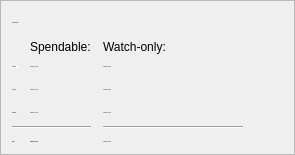
        <widget class="QFrame" name="frame">
         <property name="styleSheet">
          <string notr="true"/>
         </property>
         <property name="frameShape">
          <enum>QFrame::StyledPanel</enum>
         </property>
         <property name="frameShadow">
          <enum>QFrame::Raised</enum>
         </property>
         <layout class="QVBoxLayout" name="verticalLayout_4">
          <item>
           <layout class="QHBoxLayout" name="horizontalLayout_4">
            <item>
             <widget class="QLabel" name="label_5">
              <property name="font">
               <font>
                <pointsize>-1</pointsize>
               </font>
              </property>
              <property name="text">
               <string>UOU Balances</string>
              </property>
             </widget>
            </item>
            <item>
             <widget class="QPushButton" name="labelWalletStatus">
              <property name="enabled">
               <bool>false</bool>
              </property>
              <property name="maximumSize">
               <size>
                <width>30</width>
                <height>16777215</height>
               </size>
              </property>
              <property name="toolTip">
               <string>The displayed information may be out of date. Your wallet automatically synchronizes with the UOU network after a connection is established, but this process has not completed yet.</string>
              </property>
              <property name="text">
               <string/>
              </property>
              <property name="icon">
               <iconset resource="../bitcoin.qrc">
                <normaloff>:/icons/warning</normaloff>
                <disabledoff>:/icons/warning</disabledoff>:/icons/warning</iconset>
              </property>
              <property name="iconSize">
               <size>
                <width>24</width>
                <height>24</height>
               </size>
              </property>
              <property name="flat">
               <bool>true</bool>
              </property>
             </widget>
            </item>
            <item>
             <spacer name="horizontalSpacer_3">
              <property name="orientation">
               <enum>Qt::Horizontal</enum>
              </property>
              <property name="sizeHint" stdset="0">
               <size>
                <width>20</width>
                <height>20</height>
               </size>
              </property>
             </spacer>
            </item>
           </layout>
          </item>
          <item>
           <layout class="QGridLayout" name="gridLayout">
            <property name="spacing">
             <number>12</number>
            </property>
            <item row="4" column="2">
             <widget class="Line" name="lineWatchBalance">
              <property name="sizePolicy">
               <sizepolicy hsizetype="Preferred" vsizetype="Fixed">
                <horstretch>0</horstretch>
                <verstretch>0</verstretch>
               </sizepolicy>
              </property>
              <property name="minimumSize">
               <size>
                <width>140</width>
                <height>0</height>
               </size>
              </property>
              <property name="orientation">
               <enum>Qt::Horizontal</enum>
              </property>
             </widget>
            </item>
            <item row="0" column="1">
             <widget class="QLabel" name="labelSpendable">
              <property name="text">
               <string>Spendable:</string>
              </property>
              <property name="alignment">
               <set>Qt::AlignLeading|Qt::AlignLeft|Qt::AlignVCenter</set>
              </property>
             </widget>
            </item>
            <item row="2" column="1">
             <widget class="QLabel" name="labelUnconfirmed">
              <property name="font">
               <font>
                <pointsize>-1</pointsize>
                <weight>50</weight>
                <bold>false</bold>
               </font>
              </property>
              <property name="cursor">
               <cursorShape>IBeamCursor</cursorShape>
              </property>
              <property name="toolTip">
               <string>Total of transactions that have yet to be confirmed, and do not yet count toward the spendable balance</string>
              </property>
              <property name="styleSheet">
               <string notr="true">QLabel{
font-weight:normal;
color:#000;
}</string>
              </property>
              <property name="text">
               <string notr="true">0.000 000 00 UOU</string>
              </property>
              <property name="alignment">
               <set>Qt::AlignLeading|Qt::AlignLeft|Qt::AlignVCenter</set>
              </property>
              <property name="textInteractionFlags">
               <set>Qt::LinksAccessibleByMouse|Qt::TextSelectableByKeyboard|Qt::TextSelectableByMouse</set>
              </property>
             </widget>
            </item>
            <item row="1" column="2">
             <widget class="QLabel" name="labelWatchAvailable">
              <property name="font">
               <font>
                <pointsize>-1</pointsize>
               </font>
              </property>
              <property name="cursor">
               <cursorShape>IBeamCursor</cursorShape>
              </property>
              <property name="toolTip">
               <string>Your current balance in watch-only addresses</string>
              </property>
              <property name="text">
               <string notr="true">0.000 000 00 UOU</string>
              </property>
              <property name="alignment">
               <set>Qt::AlignLeading|Qt::AlignLeft|Qt::AlignVCenter</set>
              </property>
              <property name="textInteractionFlags">
               <set>Qt::LinksAccessibleByMouse|Qt::TextSelectableByKeyboard|Qt::TextSelectableByMouse</set>
              </property>
             </widget>
            </item>
            <item row="2" column="3">
             <spacer name="horizontalSpacer_2">
              <property name="orientation">
               <enum>Qt::Horizontal</enum>
              </property>
              <property name="sizeHint" stdset="0">
               <size>
                <width>40</width>
                <height>20</height>
               </size>
              </property>
             </spacer>
            </item>
            <item row="5" column="2">
             <widget class="QLabel" name="labelWatchTotal">
              <property name="font">
               <font>
                <pointsize>-1</pointsize>
               </font>
              </property>
              <property name="cursor">
               <cursorShape>IBeamCursor</cursorShape>
              </property>
              <property name="toolTip">
               <string>Current total balance in watch-only addresses</string>
              </property>
              <property name="text">
               <string notr="true">0.000 000 00 UOU</string>
              </property>
              <property name="alignment">
               <set>Qt::AlignLeading|Qt::AlignLeft|Qt::AlignVCenter</set>
              </property>
              <property name="textInteractionFlags">
               <set>Qt::LinksAccessibleByMouse|Qt::TextSelectableByKeyboard|Qt::TextSelectableByMouse</set>
              </property>
             </widget>
            </item>
            <item row="0" column="2">
             <widget class="QLabel" name="labelWatchonly">
              <property name="text">
               <string>Watch-only:</string>
              </property>
              <property name="alignment">
               <set>Qt::AlignLeading|Qt::AlignLeft|Qt::AlignVCenter</set>
              </property>
             </widget>
            </item>
            <item row="1" column="1">
             <widget class="QLabel" name="labelBalance">
              <property name="font">
               <font>
                <pointsize>-1</pointsize>
                <weight>50</weight>
                <bold>false</bold>
               </font>
              </property>
              <property name="cursor">
               <cursorShape>IBeamCursor</cursorShape>
              </property>
              <property name="toolTip">
               <string>Your current spendable balance</string>
              </property>
              <property name="styleSheet">
               <string notr="true">font-weight:normal;
color:#000;</string>
              </property>
              <property name="text">
               <string notr="true">0.000 000 00 UOU</string>
              </property>
              <property name="alignment">
               <set>Qt::AlignLeading|Qt::AlignLeft|Qt::AlignVCenter</set>
              </property>
              <property name="textInteractionFlags">
               <set>Qt::LinksAccessibleByMouse|Qt::TextSelectableByKeyboard|Qt::TextSelectableByMouse</set>
              </property>
             </widget>
            </item>
            <item row="5" column="1">
             <widget class="QLabel" name="labelTotal">
              <property name="font">
               <font>
                <pointsize>-1</pointsize>
                <weight>75</weight>
                <bold>true</bold>
               </font>
              </property>
              <property name="cursor">
               <cursorShape>IBeamCursor</cursorShape>
              </property>
              <property name="toolTip">
               <string>Your current total balance</string>
              </property>
              <property name="text">
               <string notr="true">0.000 000 00 UOU</string>
              </property>
              <property name="alignment">
               <set>Qt::AlignLeading|Qt::AlignLeft|Qt::AlignVCenter</set>
              </property>
              <property name="textInteractionFlags">
               <set>Qt::LinksAccessibleByMouse|Qt::TextSelectableByKeyboard|Qt::TextSelectableByMouse</set>
              </property>
             </widget>
            </item>
            <item row="2" column="2">
             <widget class="QLabel" name="labelWatchPending">
              <property name="font">
               <font>
                <pointsize>-1</pointsize>
               </font>
              </property>
              <property name="cursor">
               <cursorShape>IBeamCursor</cursorShape>
              </property>
              <property name="toolTip">
               <string>Unconfirmed transactions to watch-only addresses</string>
              </property>
              <property name="text">
               <string notr="true">0.000 000 00 UOU</string>
              </property>
              <property name="alignment">
               <set>Qt::AlignLeading|Qt::AlignLeft|Qt::AlignVCenter</set>
              </property>
              <property name="textInteractionFlags">
               <set>Qt::LinksAccessibleByMouse|Qt::TextSelectableByKeyboard|Qt::TextSelectableByMouse</set>
              </property>
             </widget>
            </item>
            <item row="1" column="0">
             <widget class="QLabel" name="labelBalanceText">
              <property name="font">
               <font>
                <pointsize>-1</pointsize>
               </font>
              </property>
              <property name="styleSheet">
               <string notr="true">background-color:#fff;
color:#000;</string>
              </property>
              <property name="text">
               <string>Available:</string>
              </property>
             </widget>
            </item>
            <item row="4" column="0" colspan="2">
             <widget class="Line" name="line">
              <property name="orientation">
               <enum>Qt::Horizontal</enum>
              </property>
             </widget>
            </item>
            <item row="5" column="0">
             <widget class="QLabel" name="labelTotalText">
              <property name="font">
               <font>
                <pointsize>-1</pointsize>
                <weight>75</weight>
                <bold>true</bold>
               </font>
              </property>
              <property name="text">
               <string>Total:</string>
              </property>
             </widget>
            </item>
            <item row="2" column="0">
             <widget class="QLabel" name="labelPendingText">
              <property name="font">
               <font>
                <pointsize>-1</pointsize>
               </font>
              </property>
              <property name="text">
               <string>Pending:</string>
              </property>
             </widget>
            </item>
            <item row="3" column="2">
             <widget class="QLabel" name="labelWatchImmature">
              <property name="font">
               <font>
                <pointsize>-1</pointsize>
               </font>
              </property>
              <property name="cursor">
               <cursorShape>IBeamCursor</cursorShape>
              </property>
              <property name="toolTip">
               <string>Mined balance in watch-only addresses that has not yet matured</string>
              </property>
              <property name="text">
               <string notr="true">0.000 000 00 UOU</string>
              </property>
              <property name="alignment">
               <set>Qt::AlignLeading|Qt::AlignLeft|Qt::AlignVCenter</set>
              </property>
              <property name="textInteractionFlags">
               <set>Qt::LinksAccessibleByMouse|Qt::TextSelectableByKeyboard|Qt::TextSelectableByMouse</set>
              </property>
             </widget>
            </item>
            <item row="3" column="1">
             <widget class="QLabel" name="labelImmature">
              <property name="font">
               <font>
                <pointsize>-1</pointsize>
               </font>
              </property>
              <property name="cursor">
               <cursorShape>IBeamCursor</cursorShape>
              </property>
              <property name="toolTip">
               <string>Mined balance that has not yet matured</string>
              </property>
              <property name="text">
               <string notr="true">0.000 000 00 UOU</string>
              </property>
              <property name="alignment">
               <set>Qt::AlignLeading|Qt::AlignLeft|Qt::AlignVCenter</set>
              </property>
              <property name="textInteractionFlags">
               <set>Qt::LinksAccessibleByMouse|Qt::TextSelectableByKeyboard|Qt::TextSelectableByMouse</set>
              </property>
             </widget>
            </item>
            <item row="3" column="0">
             <widget class="QLabel" name="labelImmatureText">
              <property name="font">
               <font>
                <pointsize>-1</pointsize>
               </font>
              </property>
              <property name="text">
               <string>Immature:</string>
              </property>
             </widget>
            </item>
           </layout>
          </item>
         </layout>
        </widget>
